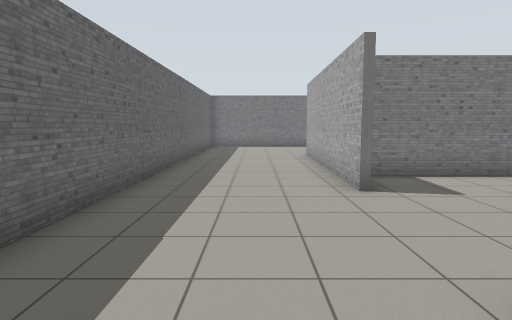
[1] (above)

17 first-person views from a walk through a robot-simulator world made for Gazebo. The camera is 1.2 m above the floor, tilts 6° down and sees 75° across. The floor is counted in squares, 1 m on a side. Each view is taken from the middle of a square. On the plan, view 1 faces up. The plan holds only what a view shows up to about 13 squares ahead; the rest is blank.

[2]
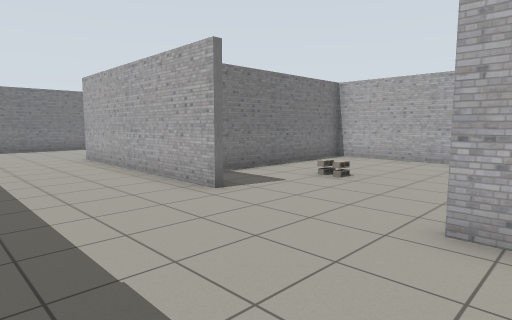

[3]
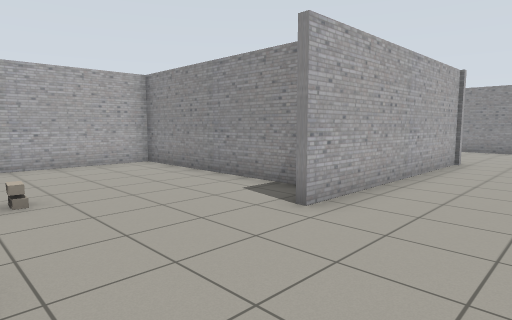

[4]
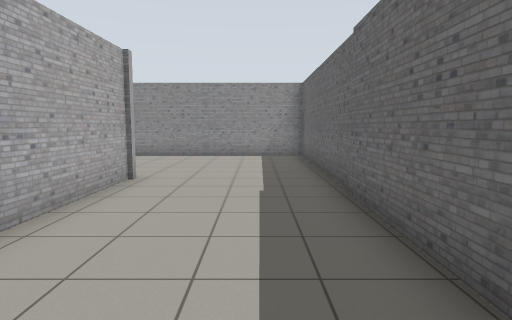

[5]
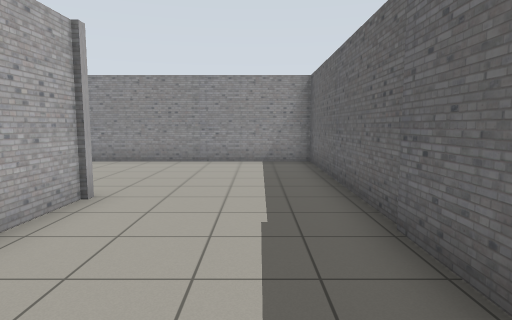

[6]
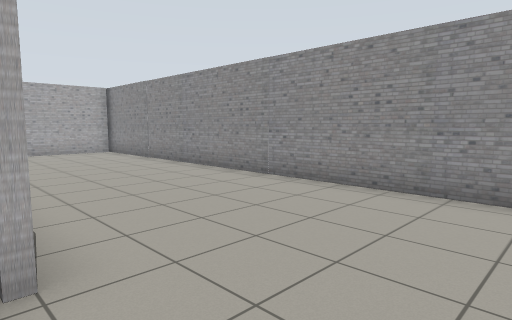

[7]
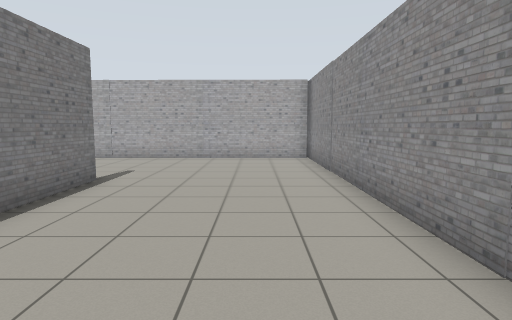

[8]
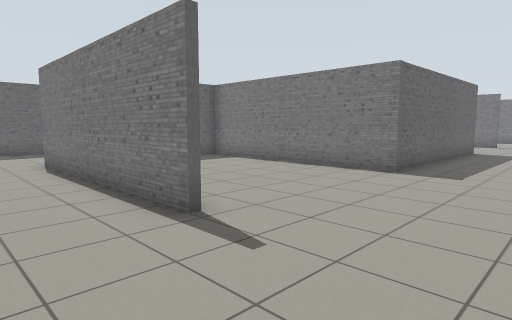

[9]
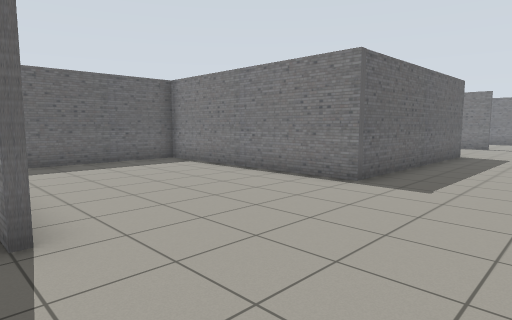

[10]
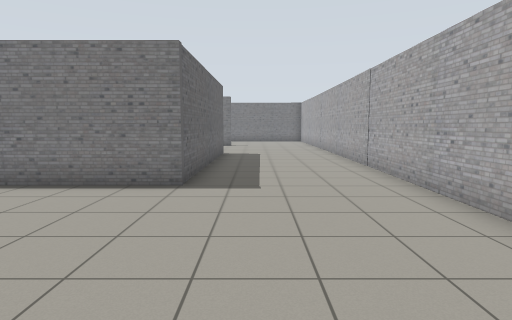

[11]
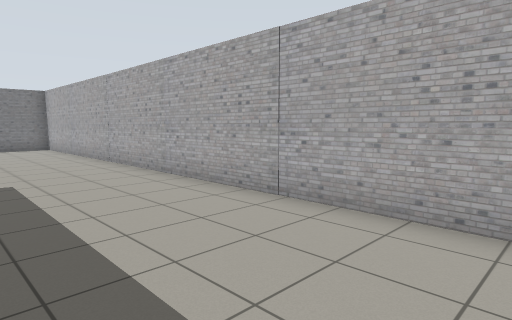

[12]
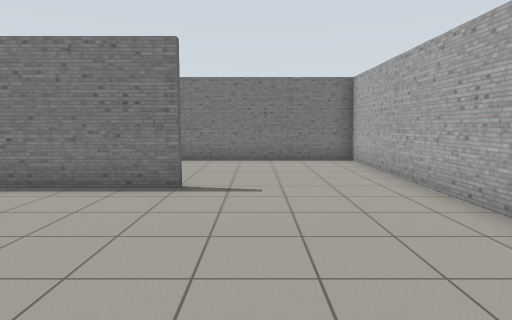

[13]
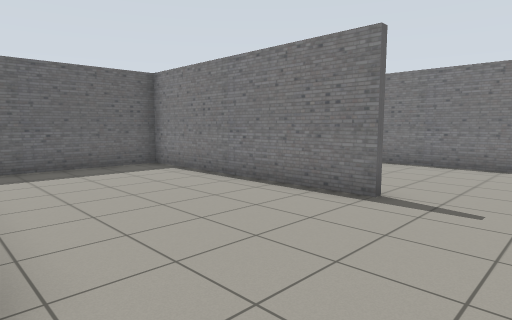

[14]
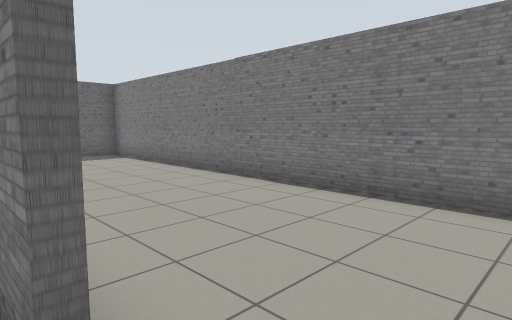

[15]
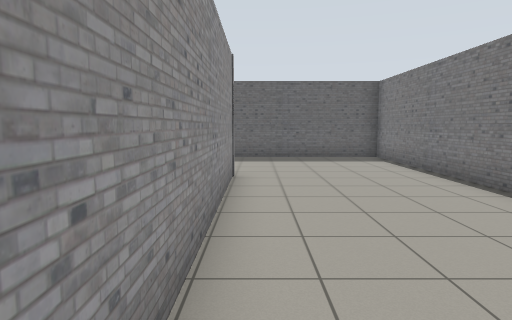

[16]
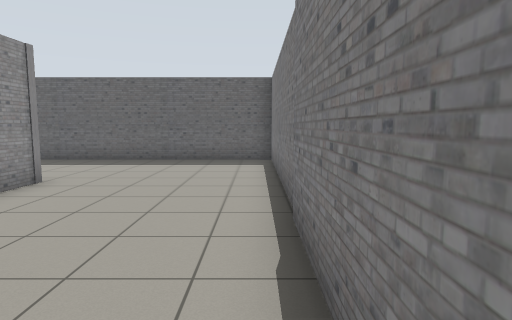

[17]
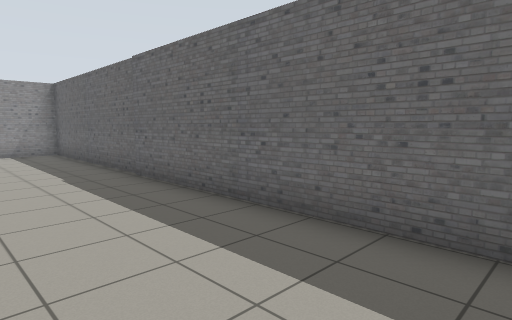

### Floor plan
Points are (right, up) in squares from view 1. A wall is a line through its corners. A room is listed if a view was taken in it or the views show most of it. See-through windows are left out.
Room 1 (views 1, 2, 3, 4, 5, 6, 7, 8, 9, 10, 11, 12, 13, 14, 15, 16, 17)
walls: (3, 0.7) (9.3, 0.7) (9.4, 7.9) (2.8, 7.9); (1.9, 5.9) (2, 13.5) (9.4, 13.5); (9.6, 8.2) (9.6, 0.6) (2, 0.6) (1.9, -4.1); (9.6, 13.3) (2.2, 13.3) (2.2, 9.2); (9.2, -5.5) (1.8, -5.5) (1.9, 2.1); (14, -10.9) (14.5, 18.5) (-2.4, 18.5) (-2.7, -11) (14.6, -11)
objects: cinder block (5, 5)

Where each view was taken, in squares from view 1:
view 1: 0 up, 0 right, facing up
view 2: 1 up, 2 left, facing up-right
view 3: 6 up, 1 left, facing down-right
view 4: 2 up, 1 left, facing down
view 5: 0 up, 1 left, facing down
view 6: 5 down, 1 left, facing down-right
view 7: 9 down, 2 right, facing right
view 8: 8 down, 13 right, facing up-left
view 9: 6 down, 13 right, facing up-left
view 10: 6 down, 11 right, facing up
view 11: 0 up, 10 right, facing up-right
view 12: 7 up, 11 right, facing up
view 13: 8 up, 12 right, facing up-left
view 14: 13 up, 11 right, facing up-left
view 15: 14 up, 10 right, facing left
view 16: 18 up, 9 right, facing left
view 17: 4 up, 1 right, facing down-left
